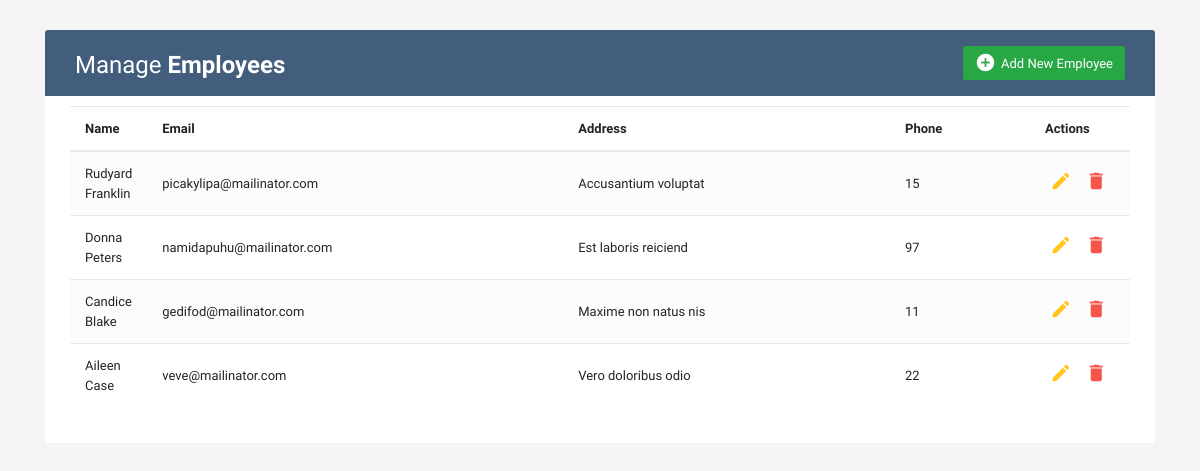
The page / on the database its author committed.
### tables this page shows
CREATE TABLE `users` (
  `id` int(11) NOT NULL,
  `name` varchar(255) NOT NULL,
  `email` varchar(255) NOT NULL,
  `mobile` varchar(255) NOT NULL,
  `address` varchar(255) NOT NULL
);

### database.php (called while the page is built, shortened)
<?php
    class database{
        private $host = "localhost";
        private $user = "root";
        private $pass = "";
        private $db_name = "php_oop";
        protected function connect(){
            $conn = new mysqli($this->host, $this->user, $this->pass, $this->db_name);
            return $conn;
        }
    }
    class query extends database{
        public function getData($table_name){
            $sql = "SELECT * FROM $table_name";
            $result = $this->connect()->query($sql);
            if($result->num_rows > 0){
                $data = array();
                while($row = $result->fetch_assoc()){
                    $data[] = $row;
                }
                return $data;
            }else{
                return false;
            }
        }
    }
?>

### index.php (the view, shortened to what this page needs)
<?php
include 'database.php';
$query = new query;
?>
<!DOCTYPE html>
<html lang="en">
<head>
<link rel="stylesheet" href="https://stackpath.bootstrapcdn.com/bootstrap/4.5.0/css/bootstrap.min.css">
<link rel="stylesheet" href="https://maxcdn.bootstrapcdn.com/font-awesome/4.7.0/css/font-awesome.min.css">
</head>
<body>
<div class="container-xl">
	<div class="table-responsive">
		<div class="table-wrapper">
			<div class="table-title">
				<div class="row">
					<div class="col-sm-6">
						<h2>Manage <b>Employees</b></h2>
					</div>
					<div class="col-sm-6">
						<a href="#addEmployeeModal" class="btn btn-success" data-toggle="modal"><i class="material-icons">&#xE147;</i> <span>Add New Employee</span></a>
					</div>
				</div>
			</div>
			<table class="table table-striped table-hover">
				<thead>
					<tr>
						<th>Name</th>
						<th>Email</th>
						<th>Address</th>
						<th>Phone</th>
						<th>Actions</th>
					</tr>
				</thead>
				<tbody>
                    <?php
                            $results = $query->getData('users');
                        if($results){
                            foreach($results as $result){
                    ?>
					<tr>
						<td><?=$result['name']?></td>
						<td><?=$result['email']?></td>
						<td><?=$result['address']?></td>
						<td><?=$result['mobile']?></td>
						<td>
							<a href="#" data="<?=$result['id']?>" data1="<?=$result['name']?>" data2="<?=$result['email']?>" data3="<?=$result['address']?>" data4="<?=$result['mobile']?>" class="edit" data-toggle="modal"><i class="material-icons" data-toggle="tooltip" title="Edit">&#xE254;</i></a>
							<a href="#" data="<?=$result['id']?>" class="delete" data-toggle="modal"><i class="material-icons" data-toggle="tooltip" title="Delete" >&#xE872;</i></a>
						</td>
					</tr>
                    <?php
                            }
                        }
                    ?>
				</tbody>
			</table>
		</div>
	</div>
</div>
</body>
</html>

### index.php (style rules this page uses)
body { color: #566787; background: #f5f5f5; font-family: 'Varela Round', sans-serif; font-size: 13px; }
.table-responsive { margin: 30px 0; }
.table-wrapper { background: #fff; padding: 20px 25px; border-radius: 3px; min-width: 1000px; box-shadow: 0 1px 1px rgba(0,0,0,.05); }
.table-title { padding-bottom: 15px; background: #435d7d; color: #fff; padding: 16px 30px; min-width: 100%; margin: -20px -25px 10px; border-radius: 3px 3px 0 0; }
.table-title h2 { margin: 5px 0 0; font-size: 24px; }
.table-title .btn { color: #fff; float: right; font-size: 13px; border: none; min-width: 50px; border-radius: 2px; border: none; outline: none !important; margin-left: 10px; }
.table-title .btn i { float: left; font-size: 21px; margin-right: 5px; }
.table-title .btn span { float: left; margin-top: 2px; }
table.table tr th, table.table tr td { border-color: #e9e9e9; padding: 12px 15px; vertical-align: middle; }
table.table tr th:first-child { width: 60px; }
table.table tr th:last-child { width: 100px; }
table.table-striped tbody tr:nth-of-type(odd) { background-color: #fcfcfc; }
table.table td:last-child i { opacity: 0.9; font-size: 22px; margin: 0 5px; }
table.table td a { font-weight: bold; color: #566787; display: inline-block; text-decoration: none; outline: none !important; }
table.table td a.edit { color: #FFC107; }
table.table td a.delete { color: #F44336; }
table.table td i { font-size: 19px; }

### rows shown on the page
users: name "Rudyard Franklin", email "picakylipa@mailinator.com", address "Accusantium voluptat", mobile "15"
users: name "Donna Peters", email "namidapuhu@mailinator.com", address "Est laboris reiciend", mobile "97"
users: name "Candice Blake", email "gedifod@mailinator.com", address "Maxime non natus nis", mobile "11"
users: name "Aileen Case", email "veve@mailinator.com", address "Vero doloribus odio", mobile "22"
